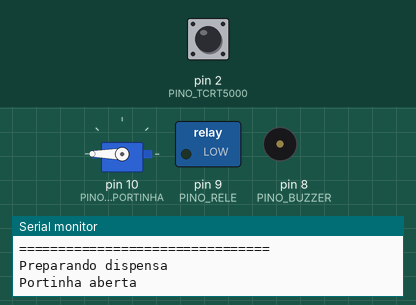
This sketch was run on a simulated Arduino Uno, built with avr-gcc and run on an emulated ATmega328P. Shown: servo, switched loads named in the sketch (green lamp = pin HIGH), buzzer (waves = sounding), the last lines printed to the serial monitor. The inputs (shaded band) are chosen by the test bench; at power-on: pin 2 (PINO_TCRT5000) HIGH.

Above: at 3.6 s.
At 6.9 s:
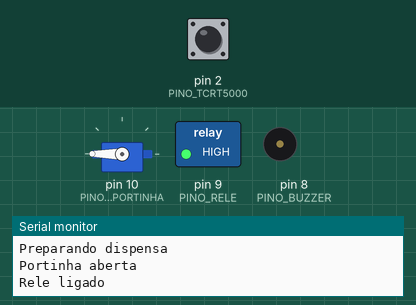
7.0 s: pin 2 (PINO_TCRT5000) pulled LOW for 0.15 s
At 7.5 s:
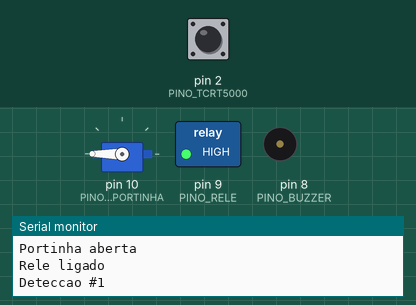
Timing chart, 0 to 10.0 s (numbered marks = the images above; inputs shaded):
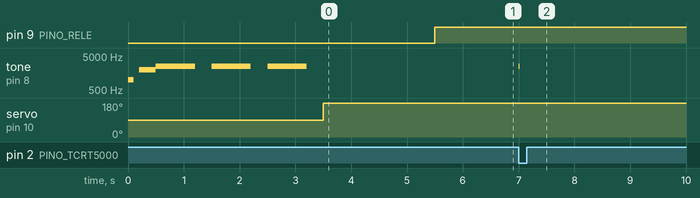

Measured:
- after the input at 7.0 s, tone on pin 8 (PINO_BUZZER): silent → 2500 Hz at once, → silent 0.02 s later
- by itself, tone on pin 8 (PINO_BUZZER): plays 1000 Hz for 0.10 s, 2000 Hz for 0.30 s, 2500 Hz for 0.70 s, 2500 Hz for 0.70 s, 2500 Hz for 0.70 s

The sketch:

v4.ino
```cpp
//============================================================
// DISPENSADOR DE RAÇÃO
// Autor: Lucas Carvalho
// Data: 25/06/2026
//
// Funcionalidades:
// - Relé para acionamento do dispensador
// - Servo para abrir/fechar a portinha
// - Sensor TCRT5000 para contar a quantidade de ração dispensada
// - Buzzer de aviso
//============================================================

#include <Servo.h>

Servo servoPortinha;

// ---------------- PINOS ----------------
const int PINO_RELE = 9;
const int PINO_SERVO_PORTINHA = 10;
const int PINO_TCRT5000 = 2;
const int PINO_BUZZER = 8;

// ---------------- CONFIGURAÇÕES ----------------
const int RELE_LIGADO = HIGH;
const int RELE_DESLIGADO = LOW;

const int PORTINHA_FECHADA = 90;
const int PORTINHA_ABERTA = 180;

const int DISPENSAS_POR_DIA = 3;
const unsigned long TEMPO_RELE_MS = 60000UL;
const int MINIMO_ACEITAVEL = 1;
const int SENSOR_DETECTADO = LOW;

const unsigned long INTERVALO_ENTRE_DISPENSAS =
    (24UL * 60UL * 60UL * 1000UL) / DISPENSAS_POR_DIA;

unsigned long ultimoAcionamento = 0;
unsigned long ultimoBipRacaoBaixa = 0;
bool racaoBaixa = false;

//============================================================
// BUZZER
//============================================================
void tocar(int frequencia, int duracao){
  tone(PINO_BUZZER, frequencia);
  delay(duracao);
  noTone(PINO_BUZZER);
}

void bipLigado(){
  tocar(1000,100);
  delay(100);
  tocar(2000,300);
}

void bipAntesAcionar(){
  for(int i=0;i<3;i++){
    tocar(2500,700);
    delay(300);
  }
}

void bipFinal(){
  tocar(3000,150);
}

void alertaRacaoBaixa(){
  tocar(800,200);
  delay(100);
  tocar(600,200);
}

void bipDeteccao(){
  tone(PINO_BUZZER,2500);
  delay(20);
  noTone(PINO_BUZZER);
}

//============================================================
// SENSOR TCRT5000
//============================================================
int medirRacaoDuranteDispensa(){

  int totalDeteccoes = 0;
  int estadoAnterior = digitalRead(PINO_TCRT5000);
  unsigned long inicio = millis();

  while(millis()-inicio < TEMPO_RELE_MS){

    int estadoAtual = digitalRead(PINO_TCRT5000);

    if(estadoAtual == SENSOR_DETECTADO &&
       estadoAnterior != SENSOR_DETECTADO){

      totalDeteccoes++;

      bipDeteccao();   // Bip rápido a cada detecção

      Serial.print("Deteccao #");
      Serial.println(totalDeteccoes);
    }

    estadoAnterior = estadoAtual;
    delay(5);
  }

  return totalDeteccoes;
}

//============================================================
// DISPENSA
//============================================================
void acionar(){

  Serial.println();
  Serial.println("================================");
  Serial.println("Preparando dispensa");

  bipAntesAcionar();

  servoPortinha.write(PORTINHA_ABERTA);
  Serial.println("Portinha aberta");
  delay(2000);

  Serial.println("Rele ligado");
  digitalWrite(PINO_RELE, RELE_LIGADO);

  int quantidadeDetectada = medirRacaoDuranteDispensa();

  digitalWrite(PINO_RELE, RELE_DESLIGADO);
  Serial.println("Rele desligado");

  delay(2000);

  servoPortinha.write(PORTINHA_FECHADA);
  Serial.println("Portinha fechada");

  Serial.print("Quantidade detectada: ");
  Serial.println(quantidadeDetectada);

  if(quantidadeDetectada < MINIMO_ACEITAVEL){
    racaoBaixa = true;
    Serial.println("******** ALERTA ********");
    Serial.println("RACAO BAIXA OU ACABOU");
  }else{
    racaoBaixa = false;
    Serial.println("Nivel de racao OK");
  }

  bipFinal();
  Serial.println("================================");
}

//============================================================
// SETUP
//============================================================
void setup(){

  Serial.begin(9600);

  pinMode(PINO_RELE,OUTPUT);
  pinMode(PINO_TCRT5000,INPUT_PULLUP);
  pinMode(PINO_BUZZER,OUTPUT);

  digitalWrite(PINO_RELE,RELE_DESLIGADO);

  servoPortinha.attach(PINO_SERVO_PORTINHA);
  servoPortinha.write(PORTINHA_FECHADA);

  Serial.println("DISPENSADOR DE RACAO");

  bipLigado();

  ultimoAcionamento = millis() - INTERVALO_ENTRE_DISPENSAS;
}

//============================================================
// LOOP
//============================================================
void loop(){

  if(millis() - ultimoAcionamento >= INTERVALO_ENTRE_DISPENSAS){
    ultimoAcionamento = millis();
    acionar();
    Serial.println("Aguardando proxima dispensa...");
  }

  if(racaoBaixa &&
     millis() - ultimoBipRacaoBaixa >= 10000UL){

    ultimoBipRacaoBaixa = millis();
    alertaRacaoBaixa();
    Serial.println("ALERTA: RACAO BAIXA");
  }
}
```
